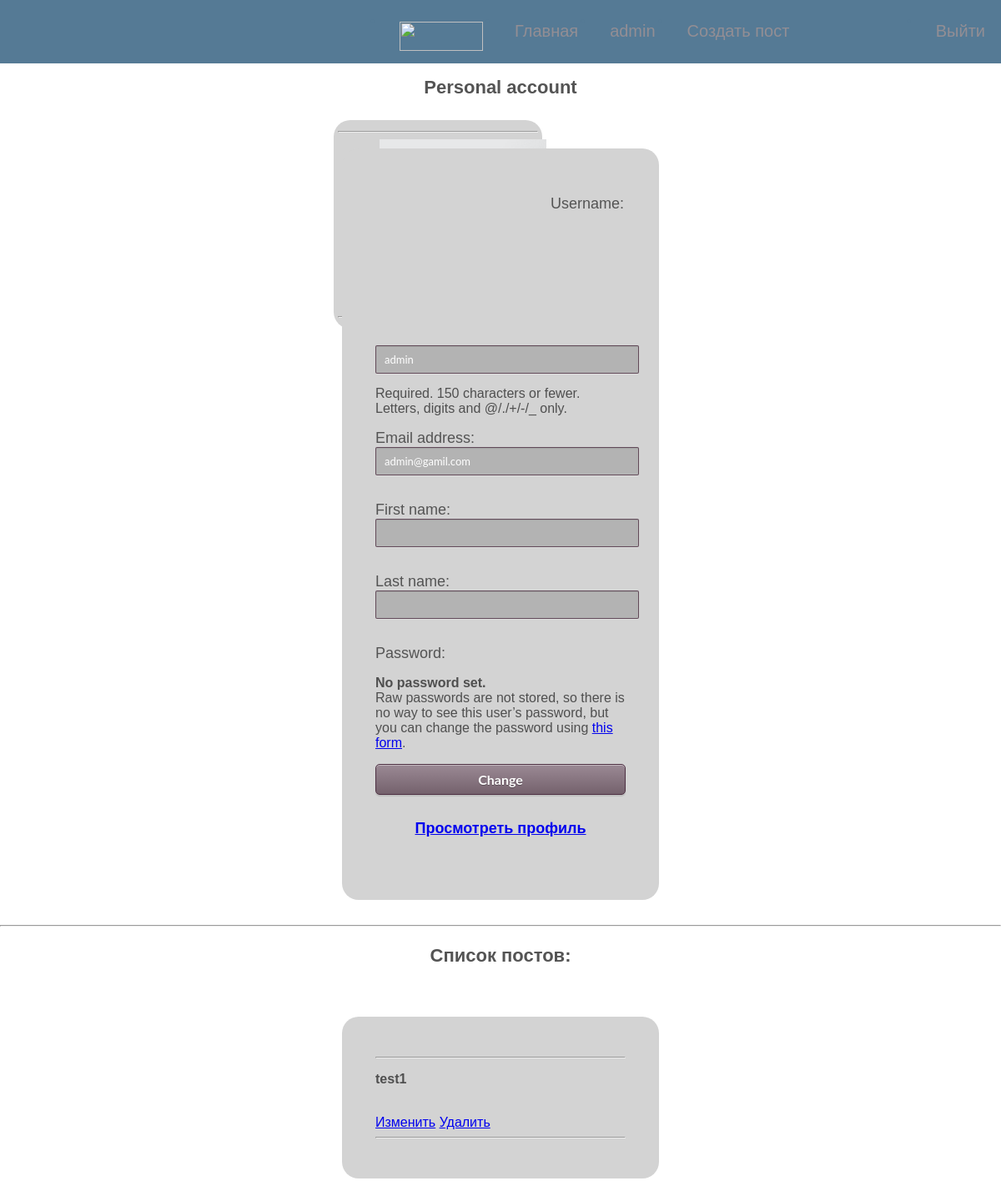
/auth/profile/ (signed in), run on an earlier commit of the app's database.
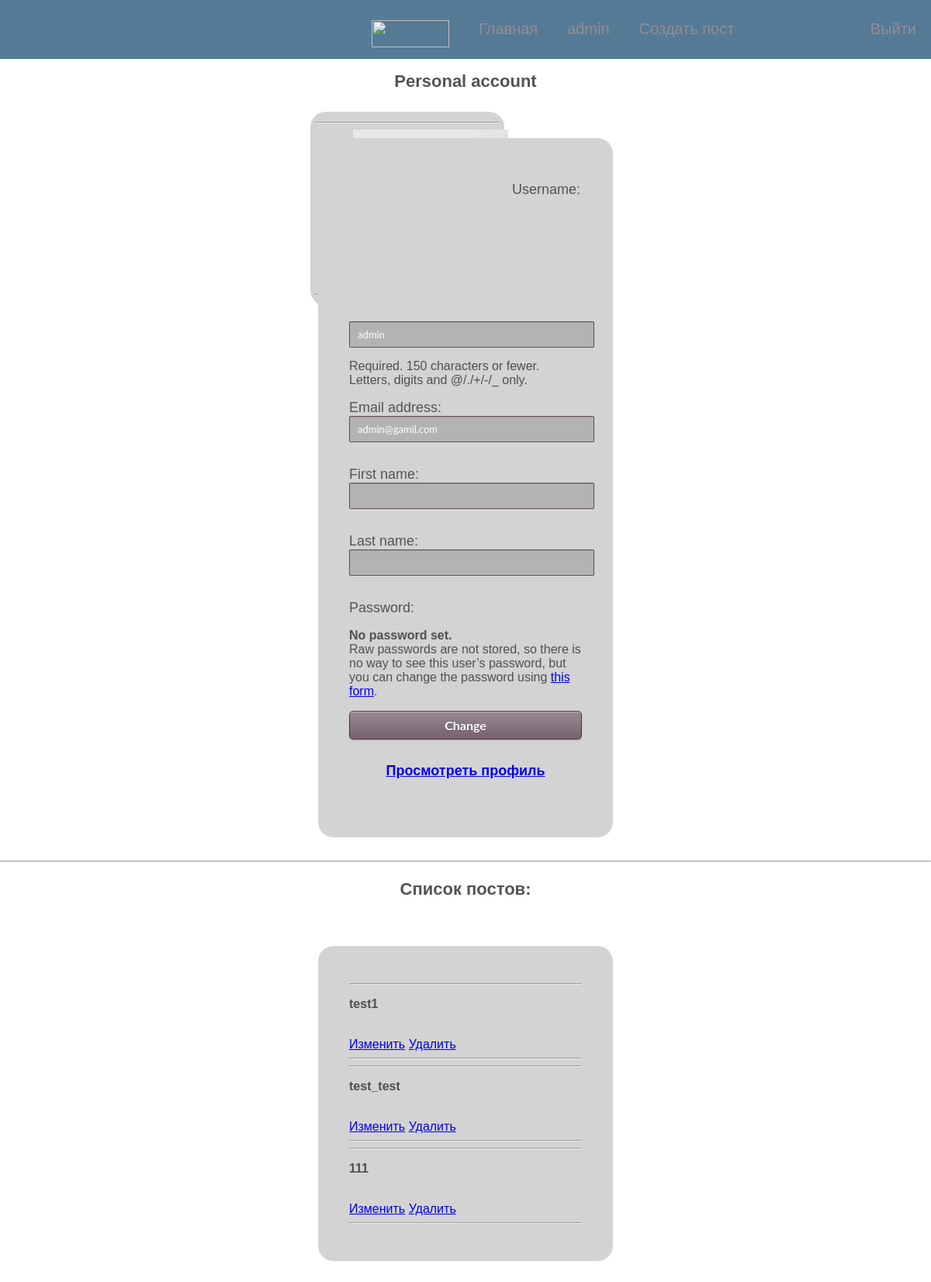
And on a later commit of the database.
### mainapp/models.py (models this page shows, shortened)
class Post(models.Model):
    name = models.CharField(verbose_name='Название', max_length=256)
    text = models.TextField(verbose_name='Текст')
    img = models.ImageField(verbose_name='Картинка', upload_to="post_img", blank=True)
    time = models.TimeField(verbose_name='Время добавления/обновления', auto_now=True, auto_now_add=False)
    user = models.ForeignKey(get_user_model(), on_delete=models.CASCADE, verbose_name='Пользователь')
    is_active = models.BooleanField(verbose_name='Активный', default=True)
    def __str__(self):
        return self.name

### authapp/views.py (the view)
# urls.py: path("profile/", views.UserProfile.as_view(), name="profile"),
class UserProfile(UpdateView):
    form_class = UserProfileForm
    model = get_user_model()
    template_name = 'authapp/profile.html'
    success_url = '/'
    def get_object(self, queryset=None):
        return self.request.user

### authapp/forms.py
class UserProfileForm(UserChangeForm):
    class Meta:
        model = get_user_model()
        fields = ('username', 'email', 'first_name', 'last_name')

### authapp/templates/authapp/profile.html (shortened to what this page needs)
{% extends "mainapp/root.html"%}
{% load static %}
{% block content %}
    {% include "mainapp/includes/inc__menu.html" %}
    <div class="auth">
    <p><h1>Personal account</h1></p>
        <form class="sidebar">
            <hr>
            <cntr><img src="{% static 'img/def_avatar.png' %}" width="200" height="200"></cntr>
        </form>
        <form class="content" method="POST">
            {{ form.as_p }}
            <input type="submit" value="Change">
            <h2><a href="{% url 'authapp:users_profile' pk=request.user.pk %}">Просмотреть профиль</a></h2>
        </form>
        <hr>
        <h1><p> Список постов:</p></h1>
        <form>
        {% for post in request.user.post_set.all %}
            <hr>
            <h3 class="left"><p>{{ post }}</p></h3>
            <a href="{% url 'mainapp:post_update' pk=post.pk %}">Изменить</a>
            <a href="{% url 'mainapp:post_delete' pk=post.pk %}">Удалить</a>
            <hr>
        {% endfor %}
        </form>
    </div>
{% endblock %}

What changed in the data, as far as the page shows it:
added Post: name "test_test"
added Post: name "111"
